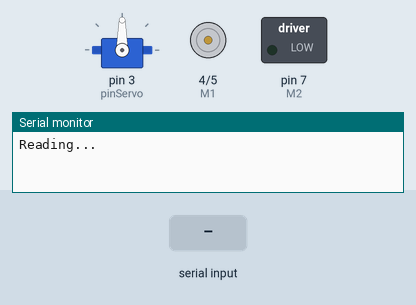
This sketch was run on a simulated Arduino Uno, built with avr-gcc and run on an emulated ATmega328P. Shown: servo, direction and speed pins drawn as motors (green arrow = direction pin HIGH = forward, orange = LOW = backward, longer = more drive), switched loads named in the sketch (green lamp = pin HIGH), the last lines printed to the serial monitor. The inputs (shaded band) are chosen by the test bench.

Above: at 1.2 s.
1.3 s: "90,45,200\n" received over Serial
At 2.4 s:
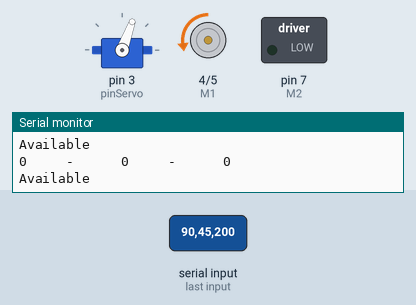
2.8 s: "30,150,10\n" received over Serial
At 3.4 s:
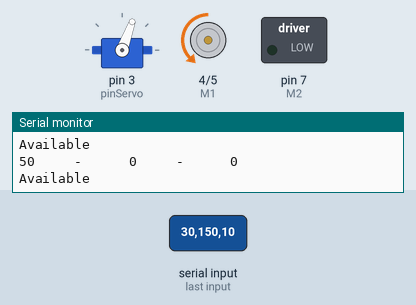
5.8 s: "1,90,45\n" received over Serial
At 7.0 s:
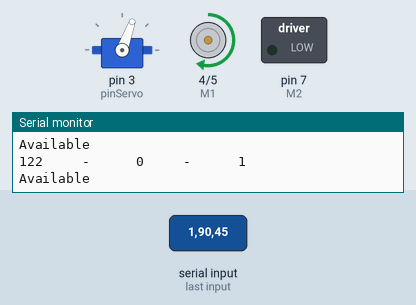
7.3 s: "90,45\n" received over Serial
At 10.6 s:
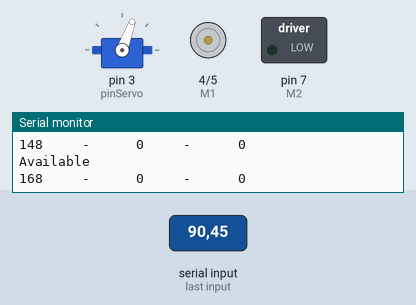
Timing chart, 0 to 11.8 s (numbered marks = the images above; inputs shaded):
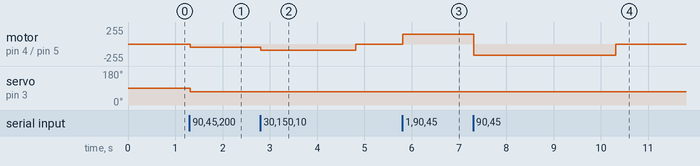

The sketch:

motor_test4.ino
```cpp
#include <Servo.h>

int pinServo=3;

int E1 = 5; // motor 1 PWM
int M1 = 4; // control de direccion motor 1
int E2 = 6;
int M2 = 7;

int aceleracion, volante, marchaAD; // tres variables

Servo miVolante;

void setup () {
   pinMode(M1, OUTPUT);
   pinMode(M2, OUTPUT);
   miVolante.attach(pinServo); // Pin donde esta cogido el servo

  Serial.begin(9600);
  Serial.println("Reading...");
}

void loop() {

while (Serial.available() > 0) {

  delay(10);

  Serial.println("Available");

  // Lectura de datos del puerto serial

  int n1 = Serial.parseInt();
  int n2 = Serial.parseInt();
  int n3 = Serial.parseInt();

  if (n1>=0 && n1<=1) { // entre 0 y uno
     marchaAD=n1;
  } else if (n1>=1000 && n1<2000) {
     aceleracion = n1 - 1000;
  } else if (n1>=5000) {
     volante = n1-5000;
  }

  if (n2>=0 && n2<=1) { // entre 0 y uno
     marchaAD=n2;
  } else if (n2>=1000 && n2<2000) {
     aceleracion = n2 - 1000;
  } else if (n2>=5000) {
     volante = n2-5000;
  }

  if (n3>=0 && n3<=1) { // entre 0 y uno
     marchaAD=n3;
  } else if (n3>=1000 && n3<2000) {
     aceleracion = n3 - 1000;
  } else if (n3>=5000) {
     volante = n3-5000;
  }

  // if (Serial.read() == '\n') {
    Serial.print(aceleracion);
    Serial.print("     -      ");
    Serial.print(volante);
    Serial.print("     -      ");
    Serial.println(marchaAD);
  // } // end of serial read

  aceleracion = map(aceleracion,0,255,50,255); // control de potencia del motor
  analogWrite(E1,aceleracion); // potencia del motor
  digitalWrite(M1,marchaAD); //cambio de direccion del motor

  int giro = map(volante,0,255,70,115); // cambiar ngulo y ver
  miVolante.write(giro);

  // Activacin del motor...

} // end of while serial available

  analogWrite(E1,0);

}
```

Measured:
- after the input at 1.3 s, motor on pin 4 (M1) / pin 5 (E1): stopped → backward 50/255 at once; servo on pin 3 (pinServo): 90° → 70° at once
- after the input at 2.8 s, motor on pin 4 (M1) / pin 5 (E1): backward 50/255 → backward 90/255 at once, → stopped 2.0 s later
- after the input at 5.8 s, motor on pin 4 (M1) / pin 5 (E1): stopped → forward 148/255 at once
- after the input at 7.3 s, motor on pin 4 (M1) / pin 5 (E1): forward 148/255 → backward 168/255 at once, → stopped 3.0 s later
